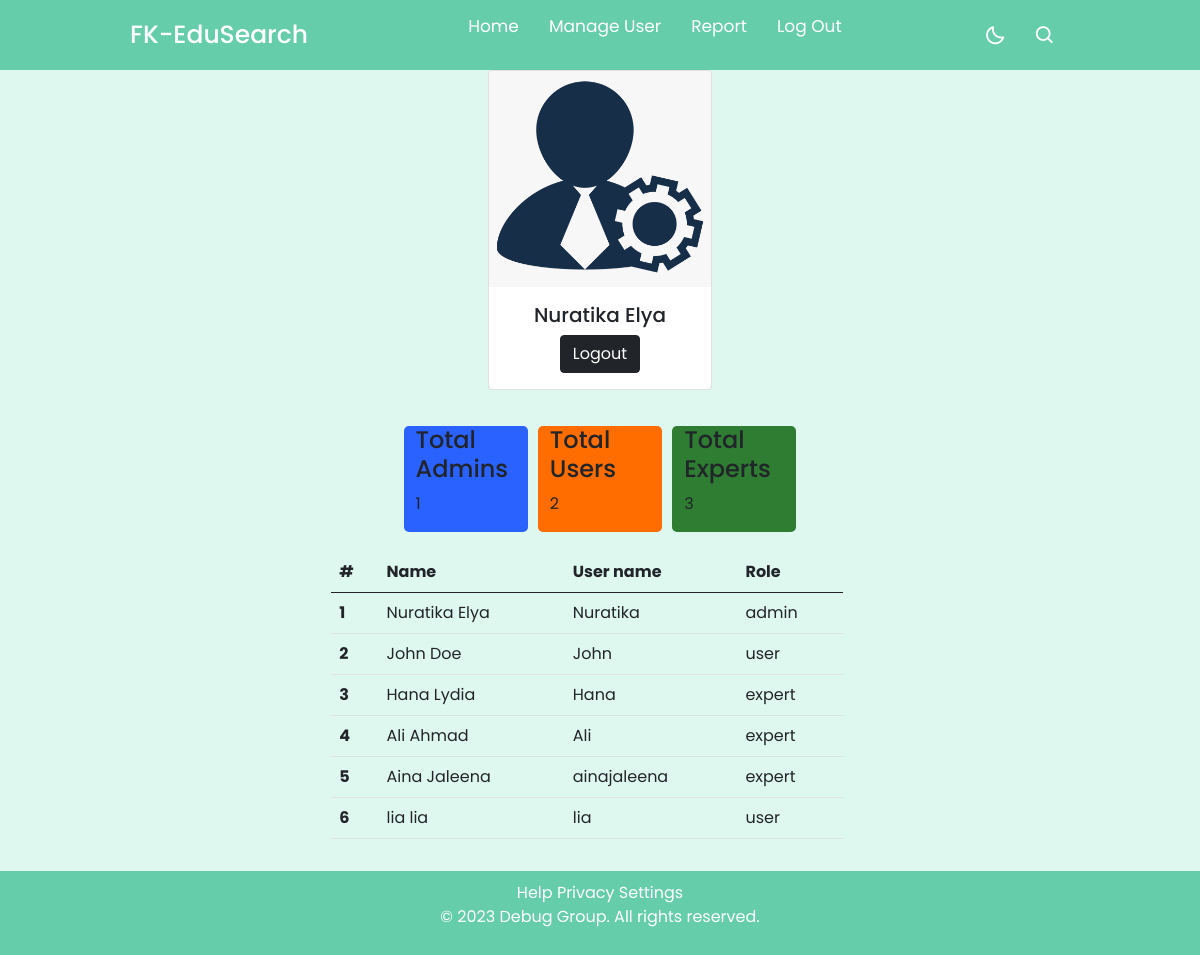
Screenshot of /home.php (signed in) with the database file from the repository.
### tables this page shows
CREATE TABLE `users` (
  `id` int(11) NOT NULL,
  `role` enum('user','admin','expert','') NOT NULL,
  `username` varchar(255) NOT NULL,
  `password` varchar(255) NOT NULL,
  `name` varchar(255) NOT NULL,
  `email` varchar(255) NOT NULL
);

### home.php (the view, shortened to what this page needs)
<?php
   include "db_conn.php";
   function getTotalUsersByRole($conn, $role)
   {
       $query = "SELECT COUNT(*) AS total FROM users WHERE role = '$role'";
       $result = mysqli_query($conn, $query);
       $row = mysqli_fetch_assoc($result);
       return $row['total'];
   }
   if (isset($_SESSION['username']) && isset($_SESSION['id']) && $_SESSION['role'] == 'admin') {   ?>
      <!DOCTYPE html>
      <html lang="en" dir="ltr">
      <head>
         <link href="https://cdn.jsdelivr.net/npm/bootstrap@5.0.0-beta1/dist/css/bootstrap.min.css" rel="stylesheet">
         <link rel="stylesheet" href="css/stylehome1.css">
         <link href='https://unpkg.com/boxicons@2.1.1/css/boxicons.min.css' rel='stylesheet'>
      </head>
      <body>
         <div class="container d-flex justify-content-center align-items-center" style="min-height: 100vh">
            <nav>
               <div class="nav-bar">
                  <span class="logo navLogo"><a href="#">FK-EduSearch</a></span>
                  <div class="menu">
                     <ul class="nav-links">
                        <li><a href="#">Home</a></li>
                        <li><a href="index2.php">Manage User</a></li>
                        <li><a href="dashboard.php">Report</a></li>
                        <li><a href="logout.php">Log Out</a></li>
                     </ul>
                  </div>
                  <div class="darkLight-searchBox">
                     <div class="dark-light">
                        <i class='bx bx-moon moon'></i>
                     </div>
                     <div class="searchBox">
                        <div class="searchToggle">
                           <i class='bx bx-search search'></i>
                        </div>
                     </div>
                  </div>
               </div>
            </nav>
            <div class="card" style="width: 14rem;">
               <img src="img/admin-default.png" class="card-img-top" alt="admin image">
               <div class="card-body text-center">
                  <h5 class="card-title">
                     <?=$_SESSION['name']?>
                  </h5>
                  <a href="logout.php" class="btn btn-dark">Logout</a>
               </div>
            </div>
            <div class="p-3">
               <?php
               $totalAdmins = getTotalUsersByRole($conn, 'admin');
               $totalUsers = getTotalUsersByRole($conn, 'user');
               $totalExperts = getTotalUsersByRole($conn, 'expert');
               ?>
               <div class="row">
                  <div class="col-md-4">
                     <div class="user-box">
                        <h4>Total Admins</h4>
                        <p><?=$totalAdmins?></p>
                     </div>
                  </div>
                  <div class="col-md-4">
                     <div class="user-box">
                        <h4>Total Users</h4>
                        <p><?=$totalUsers?></p>
                     </div>
                  </div>
                  <div class="col-md-4">
                     <div class="user-box">
                        <h4>Total Experts</h4>
                        <p><?=$totalExperts?></p>
                     </div>
                  </div>
               </div>
               <?php
               $query = "SELECT * FROM users";
               $res = mysqli_query($conn, $query);
               if (mysqli_num_rows($res) > 0) {?>
                  <table class="table" style="width: 32rem;">
                     <thead>
                        <tr>
                           <th scope="col">#</th>
                           <th scope="col">Name</th>
                           <th scope="col">User name</th>
                           <th scope="col">Role</th>
                        </tr>
                     </thead>
                     <tbody>
                        <?php
                        $i = 1;
                        while ($rows = mysqli_fetch_assoc($res)) {?>
                           <tr>
                              <th scope="row"><?=$i?></th>
                              <td><?=$rows['name']?></td>
                              <td><?=$rows['username']?></td>
                              <td><?=$rows['role']?></td>
                           </tr>
                           <?php $i++; }?>
                     </tbody>
                  </table>
               <?php }?>
            </div>
         </div>
		 <footer class="footer">
            <a href="#">Help</a>
            <a href="#">Privacy</a>
            <a href="#">Settings</a>
            <p>&copy; 2023 Debug Group. All rights reserved.</p>
         </footer>
      </body>
      </html>
   <?php } else {
      header("Location: index.php");
      exit();
   }
?>

### css/stylehome1.css (style rules this page uses)
* { margin: 0; padding: 0; box-sizing: border-box; font-family: 'Poppins', sans-serif; transition: all 0.4s ease;; }
:root { --body-color: #dff8ef; --nav-color: #66CDAA; --side-nav: #010718; --text-color: #FFF; --search-bar: #F2F2F2; --search-text: #010718; }
body { height: 100vh; background-color: var(--body-color); padding-top: 70px; padding-bottom: 70px; }
nav { position: fixed; top: 0; left: 0; height: 70px; width: 100%; background-color: var(--nav-color); z-index: 100; }
nav .nav-bar { position: relative; height: 100%; max-width: 1000px; width: 100%; background-color: var(--nav-color); margin: 0 auto; padding: 0 30px; display: flex; align-items: center; justify-content: space-between; }
nav .nav-bar .logo a { font-size: 25px; font-weight: 500; color: var(--text-color); text-decoration: none; }
.nav-bar .nav-links { display: flex; align-items: center; }
.nav-bar .nav-links li { margin: 0 5px; list-style: none; }
.nav-links li a { position: relative; font-size: 17px; font-weight: 400; color: var(--text-color); text-decoration: none; padding: 10px; }
.nav-links li a::before { content: ''; position: absolute; left: 50%; bottom: 0; transform: translateX(-50%); height: 6px; width: 6px; border-radius: 50%; background-color: var(--text-color); opacity: 0; transition: all 0.3s ease; }
.nav-bar .darkLight-searchBox { display: flex; align-items: center; }
.darkLight-searchBox .dark-light, .darkLight-searchBox .searchToggle { height: 40px; width: 40px; display: flex; align-items: center; justify-content: center; margin: 0 5px; }
.dark-light i, .searchToggle i { position: absolute; color: var(--text-color); font-size: 22px; cursor: pointer; transition: all 0.3s ease; }
.searchBox { position: relative; }
.container { display: flex; flex-direction: column; align-items: center; justify-content: flex-start; padding: 0; }
footer { background-color: var(--nav-color); color: var(--text-color); padding: 10px; bottom: 0; width: 100%; text-align: center; text-decoration: none; }
footer a { text-decoration: none; color: var(--text-color); }
.row { display: flex; flex-wrap: wrap; justify-content: center; gap: 10px; margin: 20px 0; }
.col-md-4 { flex-basis: 100%; max-width: 100%; }
@media (min-width: 768px) { .col-md-4 { flex-basis: calc(50% - 10px); max-width: calc(50% - 10px); } }
@media (min-width: 992px) { .col-md-4 { flex-basis: calc(25% - 10px); max-width: calc(25% - 10px); } }
.col-md-4:nth-child(1) { background-color: #2962ff; border-radius: 5px; }
.col-md-4:nth-child(2) { background-color: #ff6d00; border-radius: 5px; }
.col-md-4:nth-child(3) { background-color: #2e7d32; border-radius: 5px; }

### rows the page displays
users: name "Nuratika Elya", username "Nuratika", role "admin"
users: name "John Doe", username "John", role "user"
users: name "Hana Lydia", username "Hana", role "expert"
users: name "Ali Ahmad", username "Ali", role "expert"
users: name "Aina Jaleena", username "ainajaleena", role "expert"
users: name "lia lia", username "lia", role "user"

### other values shown
$_SESSION['name'] "Nuratika Elya"
$totalAdmins "1"
$totalUsers "2"
$totalExperts "3"
